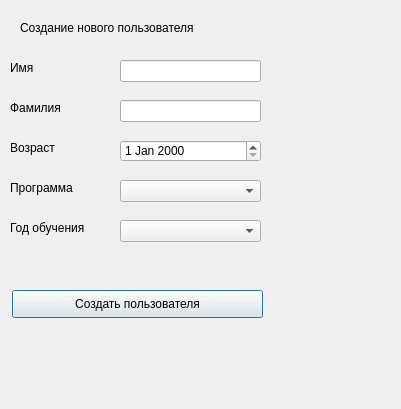
<?xml version="1.0" encoding="UTF-8"?>
<ui version="4.0">
 <class>CreateItemWindow</class>
 <widget class="QDialog" name="CreateItemWindow">
  <property name="geometry">
   <rect>
    <x>0</x>
    <y>0</y>
    <width>401</width>
    <height>409</height>
   </rect>
  </property>
  <property name="windowTitle">
   <string>Dialog</string>
  </property>
  <widget class="QLabel" name="label">
   <property name="geometry">
    <rect>
     <x>20</x>
     <y>20</y>
     <width>261</width>
     <height>16</height>
    </rect>
   </property>
   <property name="text">
    <string>Создание нового пользователя</string>
   </property>
  </widget>
  <widget class="QLabel" name="label_2">
   <property name="geometry">
    <rect>
     <x>10</x>
     <y>60</y>
     <width>55</width>
     <height>16</height>
    </rect>
   </property>
   <property name="text">
    <string>Имя</string>
   </property>
  </widget>
  <widget class="QLineEdit" name="userName">
   <property name="geometry">
    <rect>
     <x>120</x>
     <y>60</y>
     <width>141</width>
     <height>22</height>
    </rect>
   </property>
  </widget>
  <widget class="QLineEdit" name="userLastName">
   <property name="geometry">
    <rect>
     <x>120</x>
     <y>100</y>
     <width>141</width>
     <height>22</height>
    </rect>
   </property>
  </widget>
  <widget class="QLabel" name="label_3">
   <property name="geometry">
    <rect>
     <x>10</x>
     <y>100</y>
     <width>55</width>
     <height>16</height>
    </rect>
   </property>
   <property name="text">
    <string>Фамилия</string>
   </property>
  </widget>
  <widget class="QDateEdit" name="userDate">
   <property name="geometry">
    <rect>
     <x>120</x>
     <y>140</y>
     <width>141</width>
     <height>22</height>
    </rect>
   </property>
  </widget>
  <widget class="QLabel" name="label_4">
   <property name="geometry">
    <rect>
     <x>10</x>
     <y>140</y>
     <width>55</width>
     <height>16</height>
    </rect>
   </property>
   <property name="text">
    <string>Возраст</string>
   </property>
  </widget>
  <widget class="QLabel" name="label_5">
   <property name="geometry">
    <rect>
     <x>10</x>
     <y>180</y>
     <width>71</width>
     <height>16</height>
    </rect>
   </property>
   <property name="text">
    <string>Программа</string>
   </property>
  </widget>
  <widget class="QComboBox" name="listLearningProgram">
   <property name="geometry">
    <rect>
     <x>120</x>
     <y>180</y>
     <width>141</width>
     <height>22</height>
    </rect>
   </property>
  </widget>
  <widget class="QLabel" name="label_6">
   <property name="geometry">
    <rect>
     <x>10</x>
     <y>220</y>
     <width>81</width>
     <height>16</height>
    </rect>
   </property>
   <property name="text">
    <string>Год обучения</string>
   </property>
  </widget>
  <widget class="QComboBox" name="listLearningYear">
   <property name="geometry">
    <rect>
     <x>120</x>
     <y>220</y>
     <width>141</width>
     <height>22</height>
    </rect>
   </property>
  </widget>
  <widget class="QPushButton" name="saveUserButton">
   <property name="geometry">
    <rect>
     <x>12</x>
     <y>290</y>
     <width>251</width>
     <height>28</height>
    </rect>
   </property>
   <property name="text">
    <string>Создать пользователя</string>
   </property>
  </widget>
 </widget>
 <resources/>
 <connections/>
</ui>
